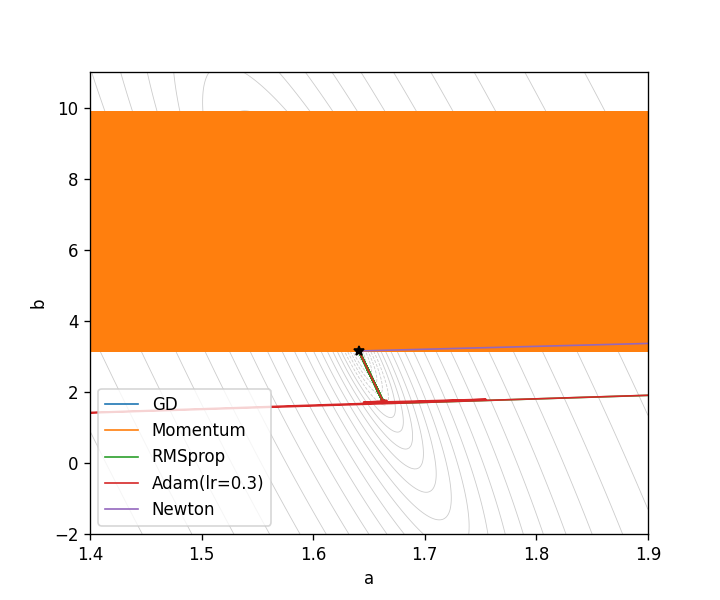

This figure's Python source:
# 연습문제 1.4.E: rotameter 회귀를 5가지 옵티마이저로 (full-batch, 초기값 (10,10))
# 수렴 기준: ||x - x*||_2 < 1e-3 (x* = (1.641, 3.150)), 최대 1e6 step, 학습률은 격자 탐색으로 최적값 사용
import numpy as np
import matplotlib; matplotlib.use("Agg"); import matplotlib.pyplot as plt
R = np.array([10, 30, 50, 70, 90.]); V = np.array([20.0, 52.1, 84.6, 118.3, 151.0]); N = 5
A = np.column_stack([R, np.ones(N)]); xs = np.linalg.lstsq(A, V, rcond=None)[0]
H = 2/N * A.T @ A; lam = np.linalg.eigvalsh(H); L, mu = lam[1], lam[0]
grad = lambda x: 2/N * A.T @ (A @ x - V)
TOL, MAXIT, x0 = 1e-3, 10**6, np.array([10., 10.])
def run(step, maxit=MAXIT, keep=False):
    x = x0.copy(); st = {}; traj = [x.copy()]
    for k in range(1, maxit+1):
        x = step(x, grad(x), st, k)
        if keep and k <= 200000: traj.append(x.copy())
        if not np.all(np.isfinite(x)) or np.abs(x).max() > 1e8: return np.inf, x, traj
        if np.linalg.norm(x - xs) < TOL: return k, x, traj
    return np.nan, x, traj   # nan: 최대 반복 내 미수렴
def gd(lr):
    return lambda x, g, s, k: x - lr*g
def momentum(lr, beta):
    def f(x, g, s, k):
        s["v"] = beta*s.get("v", 0) + g; return x - lr*s["v"]
    return f
def rmsprop(lr, rho=0.9, eps=1e-8):
    def f(x, g, s, k):
        s["E"] = rho*s.get("E", 0) + (1-rho)*g*g; return x - lr*g/(np.sqrt(s["E"])+eps)
    return f
def adam(lr, b1=0.9, b2=0.999, eps=1e-8):
    def f(x, g, s, k):
        s["m"] = b1*s.get("m", 0) + (1-b1)*g; s["v"] = b2*s.get("v", 0) + (1-b2)*g*g
        mh = s["m"]/(1-b1**k); vh = s["v"]/(1-b2**k); return x - lr*mh/(np.sqrt(vh)+eps)
    return f
Hinv = np.linalg.inv(H)
newton = lambda x, g, s, k: x - Hinv @ g
print(f"L={L:.4f}, mu={mu:.6f}, kappa={L/mu:.2f}, x*={xs}")
results = {}
def best(name, makers):
    out = []
    for label, mk in makers:
        k, x, _ = run(mk); out.append((k if np.isfinite(k) else np.inf, label, k))
    out.sort(key=lambda t: t[0])
    print(f"{name:10s}: " + ", ".join(f"[{lab}] -> {('div' if k==np.inf else ('>1e6' if np.isnan(k) else int(k)))}" for _, lab, k in out[:4]))
    results[name] = out[0]
best("GD", [(f"lr={lr:g}", gd(lr)) for lr in [1e-4, 2e-4, 3e-4, 3.02e-4, 2/(L+mu)]])
a_opt = 4/(np.sqrt(L)+np.sqrt(mu))**2; b_opt = ((np.sqrt(L/mu)-1)/(np.sqrt(L/mu)+1))**2
best("Momentum", [(f"lr={a_opt:.3e},beta={b_opt:.4f}(opt)", momentum(a_opt, b_opt))] + [(f"lr={lr:g},beta=0.9", momentum(lr, 0.9)) for lr in [1e-5, 2e-5, 3e-5]] + [(f"lr={lr:g},beta=0.99", momentum(lr, 0.99)) for lr in [1e-6, 2e-6, 3e-6]])
best("RMSprop", [(f"lr={lr:g}", rmsprop(lr)) for lr in [1e-4, 3e-4, 1e-3, 3e-3, 1e-2, 3e-2, 1e-1]])
best("Adam", [(f"lr={lr:g}", adam(lr)) for lr in [1e-3, 3e-3, 1e-2, 3e-2, 1e-1, 3e-1, 1.0, 3.0, 10.0, 30.0]])
for lr in [0.3, 3.0, 30.0]:
    k, x, tr = run(adam(lr), keep=True); tr = np.array(tr)
    print(f"  Adam lr={lr:g}: iters={k}, max excursion |b| along path = {np.abs(tr[:,1]).max():.1f}, |a| = {np.abs(tr[:,0]).max():.1f}")
best("Newton", [("exact Hessian", newton)])
print(f"theory: GD rate (1-2/(kappa+1)) -> iters ~ ln(||e0||/tol)/(2/(kappa+1)) = {np.log(np.linalg.norm(x0-xs)/TOL)*(L/mu+1)/2:.0f}")
print(f"theory: heavy-ball rate (sqrt(k)-1)/(sqrt(k)+1) -> iters ~ {np.log(np.linalg.norm(x0-xs)/TOL)/-np.log((np.sqrt(L/mu)-1)/(np.sqrt(L/mu)+1)):.0f}")
# 궤적 그림 (각 옵티마이저 최선 설정)
fig, ax = plt.subplots(figsize=(6, 5))
aa, bb = np.meshgrid(np.linspace(1.4, 1.9, 300), np.linspace(-2, 11, 300))
JJ = np.mean((aa[..., None]*R + bb[..., None] - V)**2, axis=-1)
ax.contour(aa, bb, np.log10(JJ), 30, colors="0.8", linewidths=.5)
mk = {"GD": gd(3e-4), "Momentum": momentum(a_opt, b_opt), "RMSprop": rmsprop(1e-3), "Adam(lr=0.3)": adam(0.3), "Newton": newton}
for nm, f in mk.items():
    _, _, tr = run(f, keep=True); tr = np.array(tr); ax.plot(tr[:, 0], tr[:, 1], lw=1, label=nm)
ax.set_xlim(1.4, 1.9); ax.set_ylim(-2, 11); ax.plot(*xs, "k*"); ax.set_xlabel("a"); ax.set_ylabel("b"); ax.legend()
fig.savefig("ex_1_4_E.png", dpi=120)
# 왜 적응형(대각 스케일링) 옵티마이저가 잘 듣나: 불량조건이 거의 축 정렬
w, Qh = np.linalg.eigh(H); print("Hessian eigvecs (cols):\n", Qh.round(5))
Dm = np.diag(1/np.sqrt(np.diag(H))); print(f"kappa(D^-1/2 H D^-1/2) (Jacobi-scaled) = {np.linalg.cond(Dm@H@Dm):.3f}")
